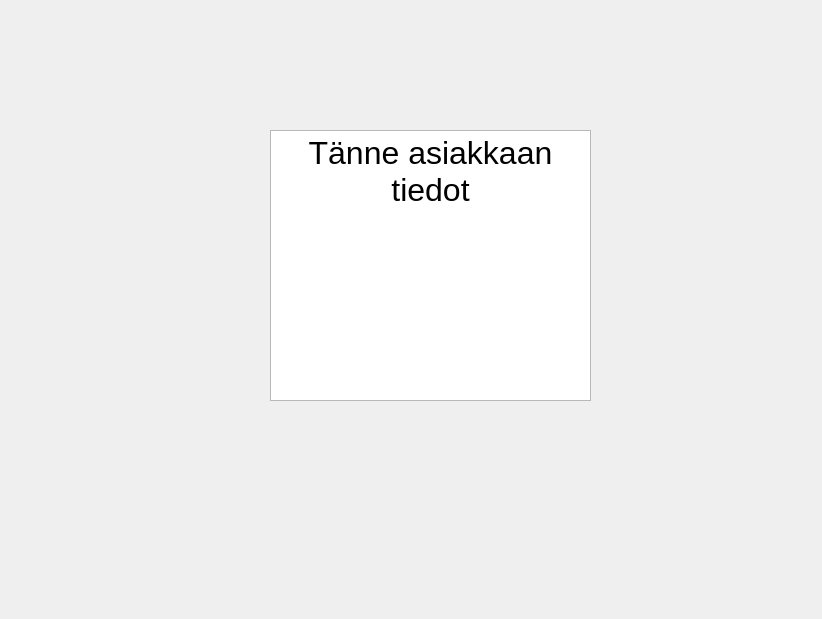
<?xml version="1.0" encoding="UTF-8"?>
<ui version="4.0">
 <class>Tiedot</class>
 <widget class="QDialog" name="Tiedot">
  <property name="geometry">
   <rect>
    <x>0</x>
    <y>0</y>
    <width>822</width>
    <height>619</height>
   </rect>
  </property>
  <property name="windowTitle">
   <string>Dialog</string>
  </property>
  <widget class="QTextEdit" name="textEdit">
   <property name="geometry">
    <rect>
     <x>270</x>
     <y>130</y>
     <width>321</width>
     <height>271</height>
    </rect>
   </property>
   <property name="html">
    <string>&lt;!DOCTYPE HTML PUBLIC &quot;-//W3C//DTD HTML 4.0//EN&quot; &quot;http://www.w3.org/TR/REC-html40/strict.dtd&quot;&gt;
&lt;html&gt;&lt;head&gt;&lt;meta name=&quot;qrichtext&quot; content=&quot;1&quot; /&gt;&lt;meta charset=&quot;utf-8&quot; /&gt;&lt;style type=&quot;text/css&quot;&gt;
p, li { white-space: pre-wrap; }
hr { height: 1px; border-width: 0; }
&lt;/style&gt;&lt;/head&gt;&lt;body style=&quot; font-family:'Segoe UI'; font-size:9pt; font-weight:400; font-style:normal;&quot;&gt;
&lt;p align=&quot;center&quot; style=&quot; margin-top:0px; margin-bottom:0px; margin-left:0px; margin-right:0px; -qt-block-indent:0; text-indent:0px;&quot;&gt;&lt;span style=&quot; font-size:24pt;&quot;&gt;Tänne asiakkaan tiedot&lt;/span&gt;&lt;/p&gt;&lt;/body&gt;&lt;/html&gt;</string>
   </property>
  </widget>
 </widget>
 <resources/>
 <connections/>
</ui>
